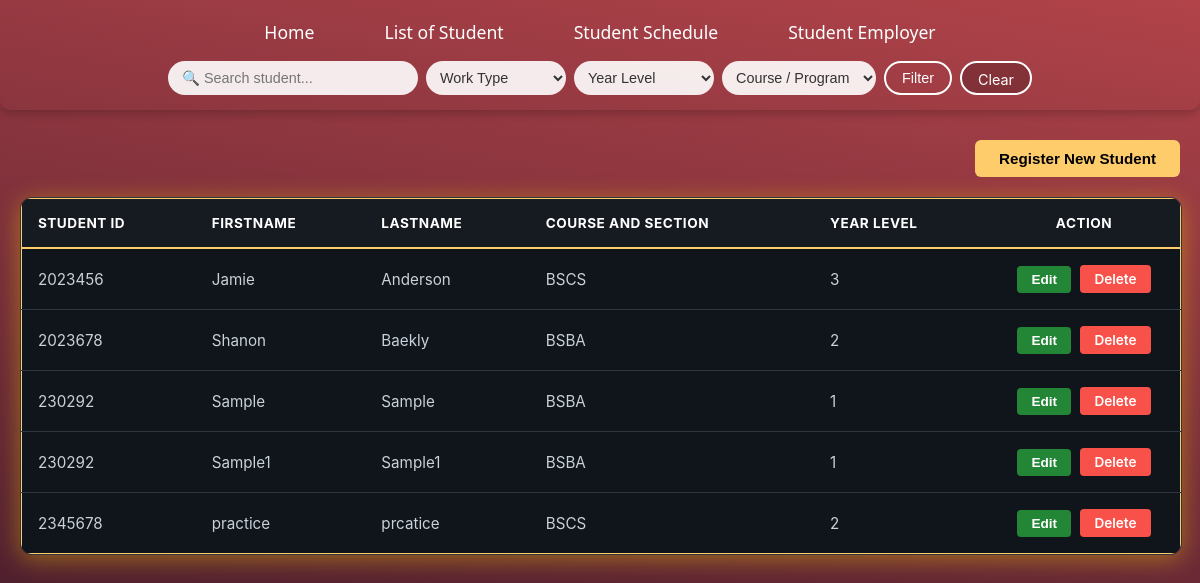
/student-table.php, run on the app's committed database.
### tables this page shows
CREATE TABLE `student_registration` (
  `id` int(11) NOT NULL,
  `student_id` int(11) NOT NULL,
  `fname` varchar(125) NOT NULL,
  `lname` varchar(125) NOT NULL,
  `course_section` varchar(125) NOT NULL,
  `year_level` int(11) NOT NULL
);

### student-table.php (the view, shortened to what this page needs)
<?php
$sql2 = "SELECT DISTINCT sr.* FROM student_registration sr LEFT JOIN schedule sc ON sr.student_id = sc.student_id";
?>
<!DOCTYPE html>
<html lang="en">
<head>
</head>
<body>
<?php include 'header.php'; ?>
<div class="container-box">
    <div class="action-bar">
        <button id="open_modal">Register New Student</button>
    </div>
    <div class="table-responsive">
        <table>
            <thead>
                <tr>
                    <th>Student ID</th>
                    <th>Firstname</th>
                    <th>Lastname</th>
                    <th>Course and Section</th>
                    <th>Year Level</th>
                    <th style="text-align: center; width: 160px;">Action</th>
                </tr>
            </thead>
            <tbody>
                <?php
                $rs2 = $cn->query($sql2);
                if(!$rs2 || $rs2->num_rows == 0){
                    echo "<tr><td colspan='6' class='no-results'>😔 Walang nahanap na student.</td></tr>";
                } else {
                    while($row = $rs2->fetch_array()){ ?>
                    <tr>
                        <td><?= htmlspecialchars($row['student_id']) ?></td>
                        <td><?= htmlspecialchars($row['fname']) ?></td>
                        <td><?= htmlspecialchars($row['lname']) ?></td>
                        <td><?= htmlspecialchars($row['course_section']) ?></td>
                        <td><?= htmlspecialchars($row['year_level']) ?></td>
                        <td style="text-align: center;">
                            <button class="btn-edit-trigger"
                                    data-id="<?= $row['id'] ?>"
                                    data-sid="<?= htmlspecialchars($row['student_id']) ?>"
                                    data-fname="<?= htmlspecialchars($row['fname']) ?>"
                                    data-lname="<?= htmlspecialchars($row['lname']) ?>"
                                    data-csection="<?= htmlspecialchars($row['course_section']) ?>"
                                    data-ylevel="<?= htmlspecialchars($row['year_level']) ?>">
                                Edit
                            </button>
                            <a onclick="return confirm('Are you sure?')" href="delete.php?id=<?= $row['id'] ?>" id="delete">Delete</a>
                        </td>
                    </tr>
                    <?php }
                } ?>
            </tbody>
        </table>
    </div>
</div>
</body>
</html>

### student-table.php (style rules this page uses)
:root { --bg: #0d1117; --surface: #161b22; --border: #30363d; --text: #c9d1d9; --text-muted: #8b949e; --accent: #0091ff; --accent-hover: #1f6feb; --danger: #f85149; --danger-hover: #da3633; --success: #238636; --success-hover: #2ea043; --radius: 12px; }
body { margin: 0; padding: 0; min-height: 100vh; color: var(--text); font-family: -apple-system, BlinkMacSystemFont, "Segoe UI", Roboto, sans-serif; -webkit-font-smoothing: antialiased; background-image: linear-gradient(10deg, #06090f, #08061a, #ff5f5f); background-size: 400% 400%; animation: movingGradient 15s ease infinite; background-attachment: fixed; }
.container-box { max-width: 1200px; margin: 30px auto; padding: 0 20px; }
.action-bar { display: flex; justify-content: flex-end; margin-bottom: 20px; }
#open_modal { background-color: #ffcc6c; color: black; border: none; padding: 10px 24px; border-radius: 6px; font-size: 0.95em; font-weight: bold; cursor: pointer; transition: background 0.2s; }
.table-responsive { width: 100%; overflow-x: auto; border-radius: var(--radius); border: 1px solid var(--border); box-shadow: 0 4px 25px rgba(255, 209, 3, 0.4); }
table { border-collapse: collapse; width: 100%; text-align: left; border: 1px solid #ffcc6c; }
th { background-color: var(--surface); border-bottom: 2px solid #ffcc6c; padding: 16px; color: white; font-size: 0.85rem; text-transform: uppercase; letter-spacing: 0.5px; }
td { border-bottom: 1px solid var(--border); padding: 16px; color: var(--text); background-color: #10141b; font-size: 0.95rem; }
tr:last-child td { border-bottom: none; }
.btn-edit-trigger { background-color: var(--success); color: white; padding: 6px 14px; border-radius: 4px; text-decoration: none; margin-right: 5px; font-size: 0.85rem; font-weight: 600; display: inline-block; border: none; cursor: pointer; }
#delete { background-color: var(--danger); color: white; padding: 6px 14px; border-radius: 4px; text-decoration: none; font-size: 0.85rem; font-weight: 600; display: inline-block; }

### header.php (style rules this page uses)
body { margin: 0; padding: 0; background-color: #161620; }

### data on the page
student_registration: student "2023456", fname "Jamie", lname "Anderson", course_section "BSCS", year_level "3"
student_registration: student "2023678", fname "Shanon", lname "Baekly", course_section "BSBA", year_level "2"
student_registration: student "230292", fname "Sample", lname "Sample", course_section "BSBA", year_level "1"
student_registration: student "230292", fname "Sample1", lname "Sample1", course_section "BSBA", year_level "1"
student_registration: student "2345678", fname "practice", lname "prcatice", course_section "BSCS", year_level "2"
